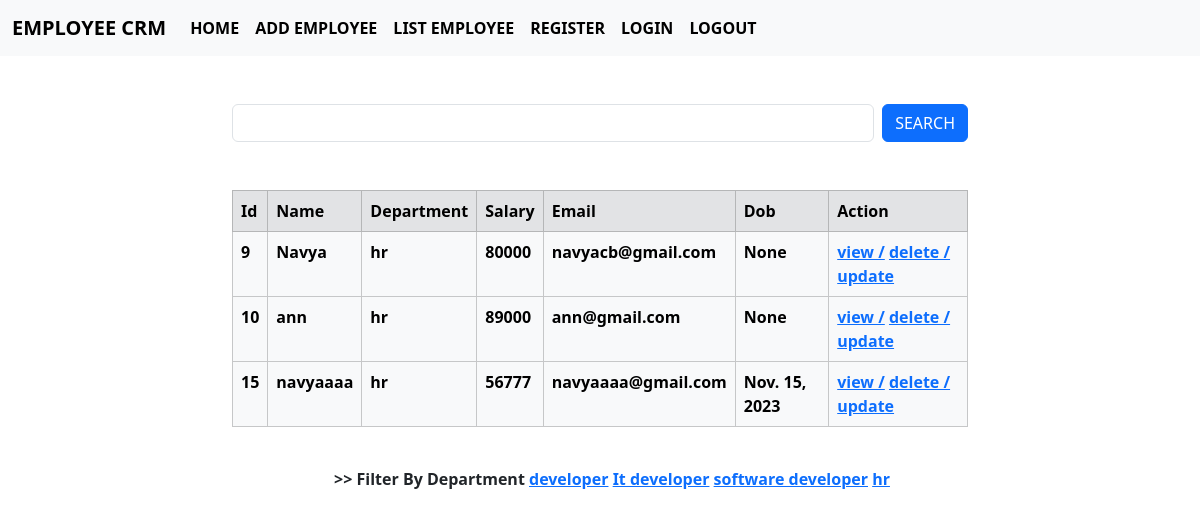
/employees/all?department=hr (signed in), run on the app's committed database.
### crm/models.py (models this page shows, shortened)
class Employees(models.Model):
    name=models.CharField(max_length=200)
    department=models.CharField(max_length=200)
    salary=models.PositiveIntegerField()
    email=models.EmailField(unique=True)
    age=models.PositiveIntegerField()
    contact=models.CharField(max_length=10,null=True)
    profile_pic=models.ImageField(upload_to="images",null=True,blank=True)       #null=database n,blank=form n
    dob=models.DateField(null=True,blank=True)

### crm/views.py (the view, shortened to what this page needs)
# urls.py: path("employees/all",views.EmployeeListView.as_view(),name="emp_list"),
@method_decorator(signin_required,name="dispatch")
class EmployeeListView(View):
    def get(self,request,*args,**kwargs):
            qs=Employees.objects.all()
            departments=Employees.objects.all().values_list("department",flat=True).distinct()  #distinct=unique
            print(departments)                                                                  #values_list=take specific column
            if "department" in request.GET:
                dept=request.GET.get("department")
                qs=qs.filter(department__iexact=dept)     #iexact=allow uppercase and lowercase
            return render(request,"emp_list.html",{"data":qs,"departments":departments})

### crm/views.py (called while the page is built)
def signin_required(fn):
    def wrapper(request,*args,**kwargs):
        if not request.user.is_authenticated:
            messages.error(request,"Invalid")
            return redirect("emp_signin")
        else:
            return fn(request,*args,**kwargs)
    return wrapper

### crm/templates/emp_list.html (shortened to what this page needs)
{%extends 'base.html'%}
{%block body_block%}
<div class="container mt-5">
    <div class="row">
        <div class="col-2"></div>
        <div class="col-8">
            <form action="" method="post">
                <div class="d-flex">
                    <input type="text" name="box" class="form-control me-2 ">
                    <button type="submit" class="btn btn-primary ">SEARCH</button>
                </div>
            </form>
        </div>
        <div class="col-2"></div>
    </div>
</div>
<div class="container">
    <div class="row">
        <div class="col-2"></div>
        <div class="col-8">
            <table class="table mt-5 table-light table-bordered ">
                <tr class="table-secondary">
                    <td class="fw-bold">Id</td>
                    <td class="fw-bold">Name</td>
                    <td class="fw-bold">Department</td>
                    <td class="fw-bold">Salary</td>
                    <td class="fw-bold">Email</td>
                    <td class="fw-bold ">Dob</td>
                    <td class="fw-bold ">Action</td>
                </tr>
                {%for emp in data%}
                <tr class="fw-semibold">
                    <td>{{emp.id}}</td>
                    <td>{{emp.name}}</td>
                    <td>{{emp.department}}</td>
                    <td>{{emp.salary}}</td>
                    <td>{{emp.email}}</td>
                    <td>{{emp.dob}}</td>
                    <td>
                        <a href="{%url 'emp_detail' emp.id%}">view /</a>
                        <a href="{%url 'emp_delete' emp.id%}">delete /</a>
                        <a href="{%url 'emp_update' emp.id%}">update</a>
                    </td>
                </tr>
                {%endfor%}
            </table>
        </div>
        <div class="col-2"></div>
    </div>
</div>
<div class="ms-4 text-center mt-4 fw-semibold">
   >> Filter By  Department
    {%for dep in departments%}
        <a href="{%url 'emp_list'%}?department={{dep}}">{{dep}}</a>
    {%endfor%}
</div>
{%endblock%}

### data on the page
Employees: id "9", name "Navya", department "hr", salary "80000", email "navyacb@gmail.com", dob "None"
Employees: id "10", name "ann", department "hr", salary "89000", email "ann@gmail.com", dob "None"
Employees: id "15", name "navyaaaa", department "hr", salary "56777", email "navyaaaa@gmail.com", dob "Nov. 15, 2023"

### other printed values
{{ dep }} "developer" "It developer" "software developer" "hr"
